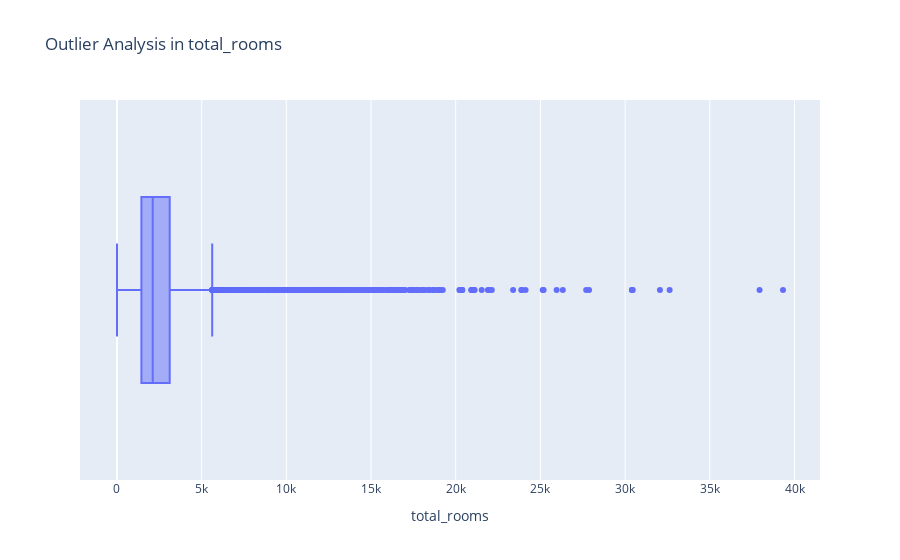
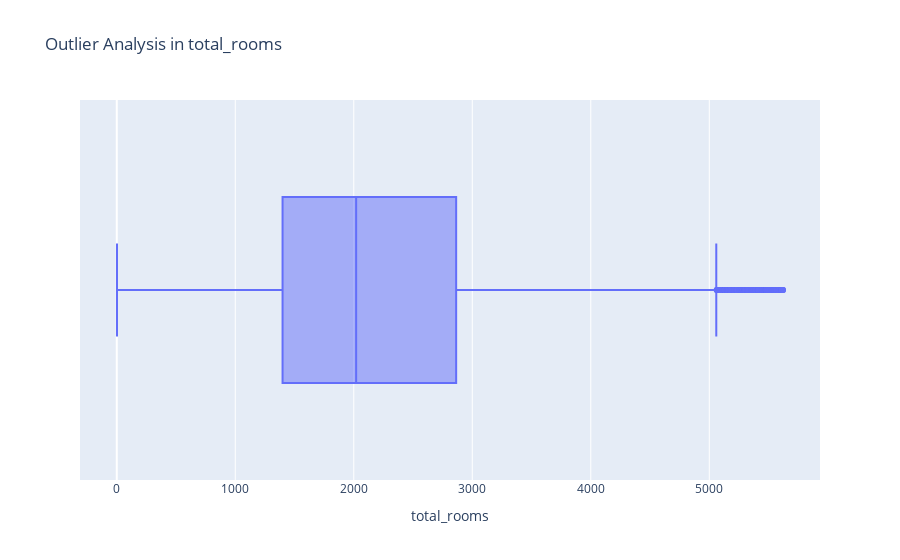

Notebook code cell kept with these figures, in order:
### Markdown cell above
#### Total_rooms

### Code cell
fig = px.box(df_no_outliers_0, x = 'total_rooms', title='Outlier Analysis in total_rooms')
fig.update_layout(bargap=0.1)
fig.show()

Q1 = df_no_outliers_0['total_rooms'].quantile(0.25)
Q3 = df_no_outliers_0['total_rooms'].quantile(0.75)

IQR = Q3 - Q1

print(f'Q1  {Q1}')
print(f'Q3  {Q3}')
print(f'IQR {IQR}') 
print()

# Define bounds for the outliers

lower_bound = Q1 - 1.5 * IQR
upper_bound = Q3 + 1.5 * IQR

print(f'lower_bound {lower_bound}')
print(f'upper_bound {upper_bound}')
print()

df_no_outliers_1 = df_no_outliers_0[(df_no_outliers_0['total_rooms'] >= lower_bound) & (df_no_outliers_0['total_rooms'] <= upper_bound)]

print(f'Original data shape {df.shape}')
print(f'Original data shape {df_no_outliers_0.shape}')
print(f'New data shape      {df_no_outliers_1.shape}')

fig = px.box(df_no_outliers_1, x = 'total_rooms', title='Outlier Analysis in total_rooms')
fig.update_layout(bargap=0.1)
fig.show()

### Figure 1 — Plotly figure (JSON) as saved in the notebook; plotly's stock layout.template omitted (floating-point values rounded to 4 significant figures; data arrays with more than 128 entries replaced by an {"elided": "..."} marker saying what was removed)
{"data": [{"alignmentgroup": "True", "hovertemplate": "total_rooms=%{x}<extra></extra>", "legendgroup": "", "marker": {"color": "#636efa"}, "name": "", "notched": false, "offsetgroup": "", "orientation": "h", "showlegend": false, "type": "box", "x": {"elided": "19763 int values"}, "x0": " ", "xaxis": "x", "y0": " ", "yaxis": "y"}], "layout": {"bargap": 0.1, "boxmode": "group", "legend": {"tracegroupgap": 0}, "title": {"text": "Outlier Analysis in total_rooms"}, "xaxis": {"anchor": "y", "domain": [0, 1], "title": {"text": "total_rooms"}}, "yaxis": {"anchor": "x", "domain": [0, 1]}}}

### Figure 2 — Plotly figure (JSON) as saved in the notebook; plotly's stock layout.template omitted (floating-point values rounded to 4 significant figures; data arrays with more than 128 entries replaced by an {"elided": "..."} marker saying what was removed)
{"data": [{"alignmentgroup": "True", "hovertemplate": "total_rooms=%{x}<extra></extra>", "legendgroup": "", "marker": {"color": "#636efa"}, "name": "", "notched": false, "offsetgroup": "", "orientation": "h", "showlegend": false, "type": "box", "x": {"elided": "18520 int values"}, "x0": " ", "xaxis": "x", "y0": " ", "yaxis": "y"}], "layout": {"bargap": 0.1, "boxmode": "group", "legend": {"tracegroupgap": 0}, "title": {"text": "Outlier Analysis in total_rooms"}, "xaxis": {"anchor": "y", "domain": [0, 1], "title": {"text": "total_rooms"}}, "yaxis": {"anchor": "x", "domain": [0, 1]}}}
